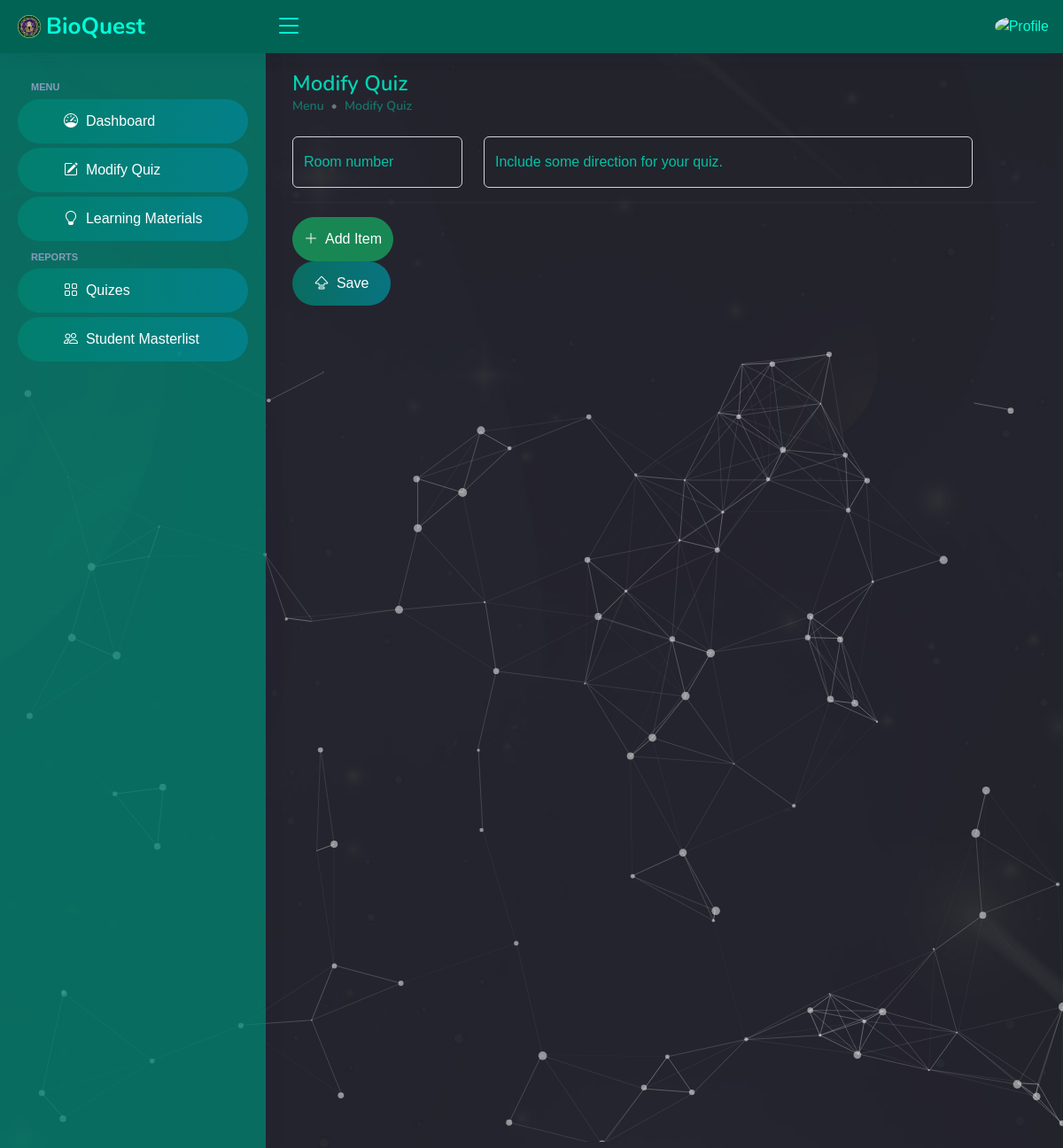
The page /teacher/modify-quiz?room_number=111 (signed in) on the database as committed earlier.
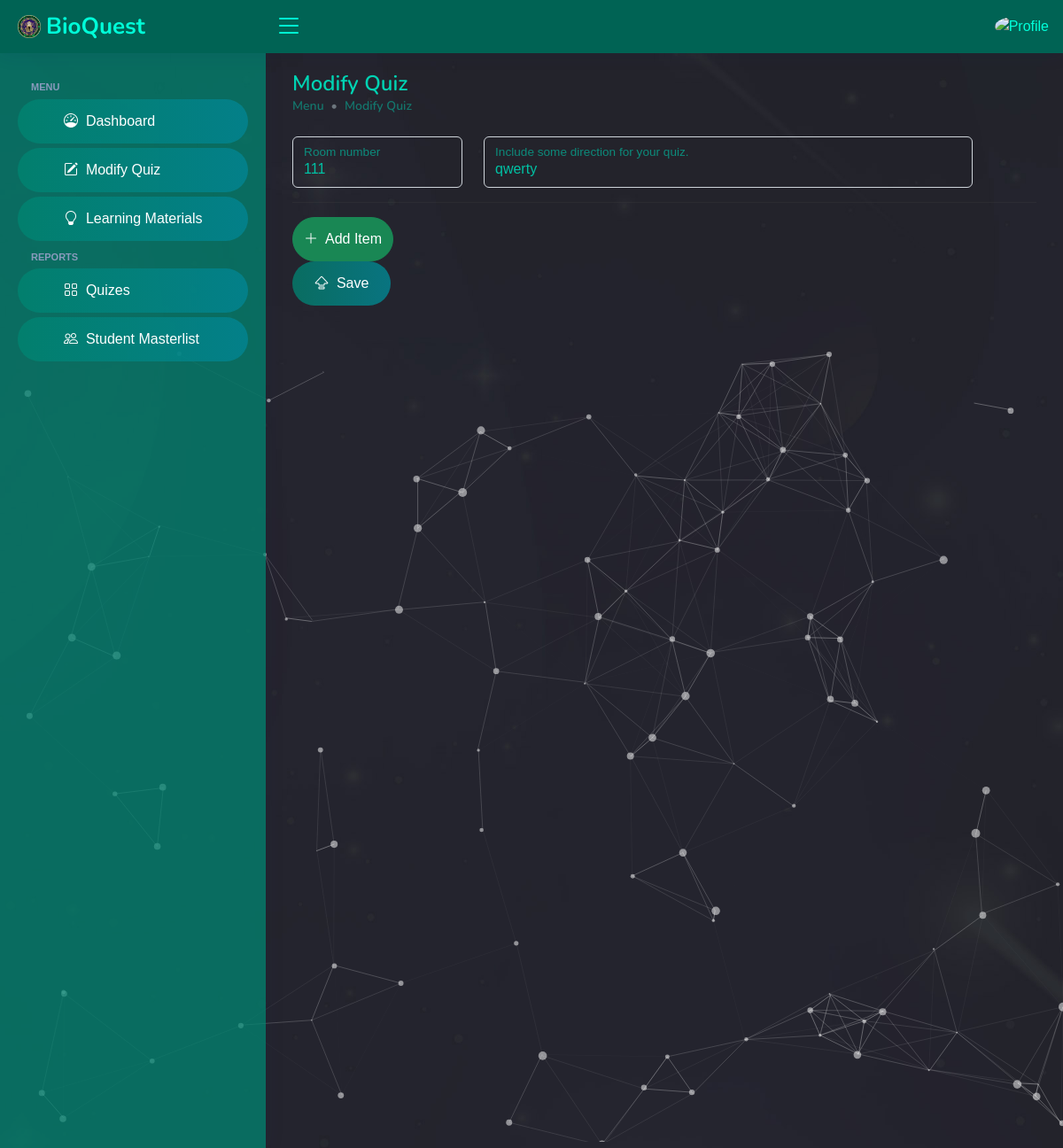
The same page on the database as committed later.
### tables this page shows
CREATE TABLE IF NOT EXISTS `tbl_quiz` (
  `id` int NOT NULL AUTO_INCREMENT,
  `year_level` int NOT NULL,
  `section_id` int NOT NULL,
  `room_number` int NOT NULL,
  `direction` text NOT NULL,
  `item_number` int NOT NULL,
  `question` text NOT NULL,
  `choice1` text NOT NULL,
  `choice2` text NOT NULL,
  `choice3` text NOT NULL,
  `choice4` text NOT NULL,
  `correct_answer` text NOT NULL,
  `teacher_id` int NOT NULL,
  `created_at` varchar(50) NOT NULL,
  `updated_at` varchar(50) NOT NULL,
  PRIMARY KEY (`id`)
);

### teacher/modify-quiz.php (the view, shortened to what this page needs)
<?php
include('../database-connection.php');
if (isset($_SESSION['id'])) {
    $stmt = $conn->prepare(' SELECT * FROM tbl_quiz WHERE room_number = ?');
    $stmt->bind_param('i', $_GET['room_number']);
    $stmt->execute();
    $result = $stmt->get_result();
    $rows = $result->fetch_assoc();
    $room_number = $rows['room_number'];
    $direction = $rows['direction'];
?>
    <!DOCTYPE html>
    <html lang="en">
    <head>
        <?php include '../other-includes/head.php' ?>
    </head>
    <body>
        <?php include 'top-nav.php' ?>
        <?php include 'side-nav.php' ?>
        <div id="start">
            <div id="particles-js">
                <main id="main">
                    <div class="pagetitle">
                        <h1>Modify Quiz</h1>
                        <nav style="--bs-breadcrumb-divider: '•';">
                            <ol class="breadcrumb">
                                <li class="breadcrumb-item">Menu</li>
                                <li class="breadcrumb-item">Modify Quiz</li>
                            </ol>
                        </nav>
                    </div>
                    <section class="section dashboard">
                        <div class="row">
                            <div class="col-lg-12">
                                <form action="modify-quiz-check.php" method="POST" class="mb-4 w-100">
                                    <div class="row mb-3">
                                        <div class="col-lg-3 col-md-3 col-sm-3 mt-2">
                                            <div class="form-floating">
                                                <input type="number" name="room_number" id="room_number" value="<?php echo $room_number ?>" class="form-control" placeholder="" required>
                                                <label for="room_number">Room number</label>
                                            </div>
                                        </div>
                                        <div class="col-lg-8 col-md-8 col-sm-8 mt-2">
                                            <div class="form-floating">
                                                <input type="text" name="direction" id="direction" value="<?php echo $direction ?>" class="form-control" placeholder="" required>
                                                <label for="direction">Include some direction for your quiz.</label>
                                            </div>
                                        </div>
                                    </div>
                                    <hr>
                                    <div class="col-lg-3">
                                        <button class="btn btn-success rounded-5" style="padding: 12px;" id="addRow" type="button">
                                            <i class="bi bi-plus-lg"></i>&nbsp; Add Item
                                        </button>
                                        <button class="btn-custom" type="submit">
                                            <i class="bi bi-capslock"></i>&nbsp; Save
                                        </button>
                                    </div>
                                </form>
                            </div>
                        </div>
                    </section>
                </main>
            </div>
        </div>
    </body>
    </html>
<?php
} else {
    header("Location: ../index.php");
}

Rows that differ between the two databases and show on the page:
added tbl_quiz: room_number "111", direction "qwerty"
